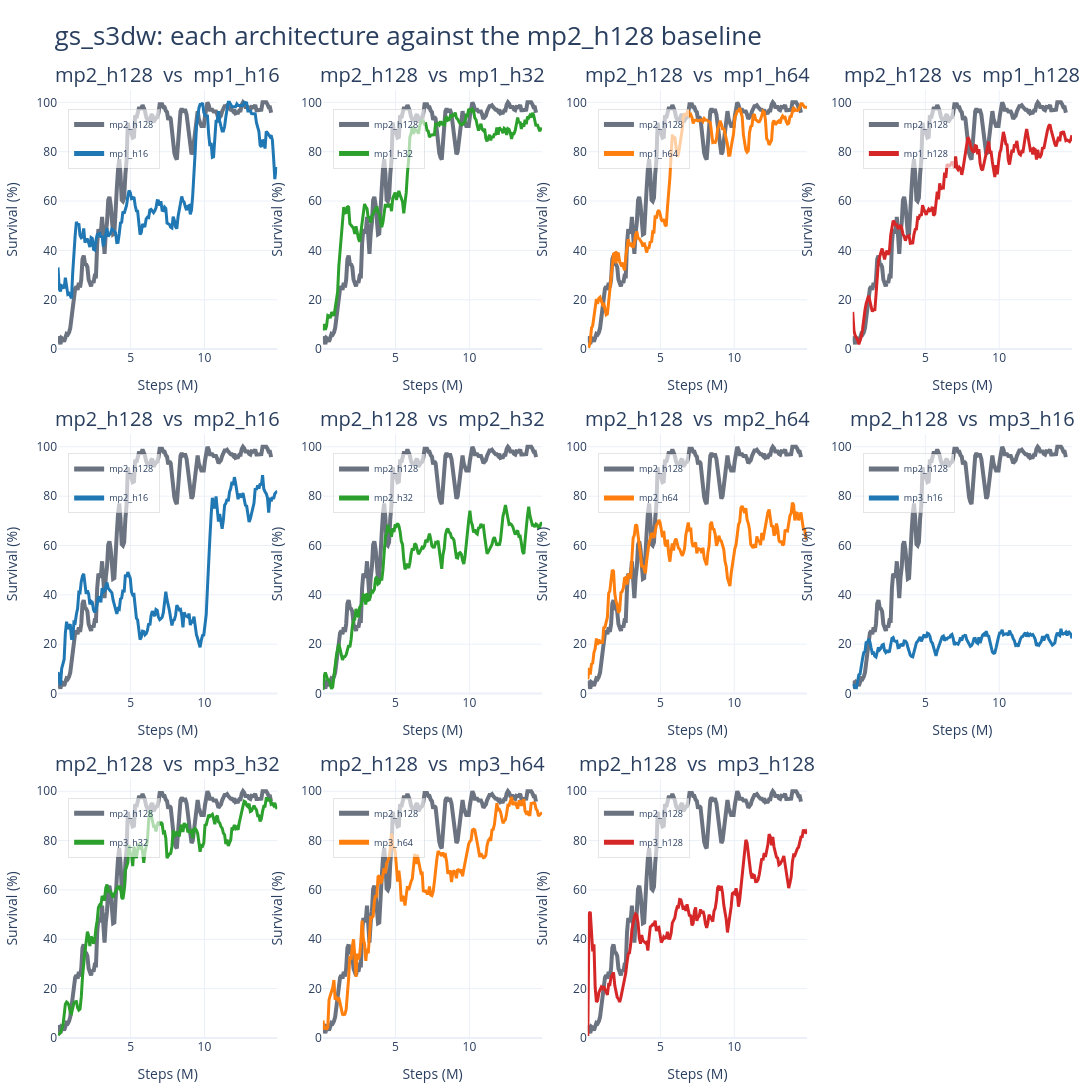

Notebook cell for this chart:
### Markdown cell above
### One panel per architecture, each against the baseline

`S3DW_SUBPLOTS` is a plain dict, so panels can be removed, reordered, or added
by hand. Each entry accepts the usual selectors -- `prefix`, `name`, `runs`,
`contains`, `regex`, `run_dir` -- plus `label`, `color`, and `width`.

### Code cell
def s3dw_run_prefix(architecture):
    """Prefix shared by every seed of one architecture."""
    return f"{S3DW_RUN_PREFIX}_{architecture}_s"


S3DW_BASELINE_SPEC = {
    "prefix": s3dw_run_prefix(BASELINE_LABEL),
    "label": BASELINE_LABEL,
    "color": "#6b7280",
    "width": 4,
}

S3DW_SUBPLOTS = {}
for architecture in ARCHITECTURE_ORDER:
    if architecture == BASELINE_LABEL:
        continue
    S3DW_SUBPLOTS[f"{BASELINE_LABEL}  vs  {architecture}"] = [
        S3DW_BASELINE_SPEC,
        {
            "prefix": s3dw_run_prefix(architecture),
            "label": architecture,
            "color": architecture_colors.get(architecture, "#d62728"),
        },
    ]

print(f"{len(S3DW_SUBPLOTS)} panels requested")

S3DW_MEAN_GROUPS = {
    title: wm.resolve_named_plot_specs(run_specs, history=history_df)
    for title, run_specs in S3DW_SUBPLOTS.items()
}
# A panel with fewer than two resolved specs would show the baseline alone,
# which reads as a real comparison but is not one.
dropped = [title for title, specs in S3DW_MEAN_GROUPS.items() if len(specs) < 2]
S3DW_MEAN_GROUPS = {
    title: specs for title, specs in S3DW_MEAN_GROUPS.items() if len(specs) >= 2
}
if dropped:
    print(f"Dropped {len(dropped)} panel(s) with missing runs:")
    for title in dropped:
        print("  ", title)
print(f"{len(S3DW_MEAN_GROUPS)} panels plotted")

s3dw_architecture_fig = wm.plot_run_mean_groups(
    S3DW_MEAN_GROUPS,
    split="test",
    smooth=SMOOTH_WINDOW,
    title=f"gs_s3dw: each architecture against the {BASELINE_LABEL} baseline",
    title_font_size=26,
    subplot_title_font_size=20,
    ncols=4,
    subplot_height=470,
    width=2400,
    y_range=[0, 105],
    show_members=SHOW_SEED_UNCERTAINTY,
    show_std=SHOW_SEED_UNCERTAINTY,
    save_name="gs_s3dw_architecture_vs_baseline_subplots",
    history=history_df,
    horizontal_spacing=0.045,
    vertical_spacing=0.09,
    margin={"l": 50, "r": 20, "t": 90, "b": 45},
)
# Explicit show(): the cell ends with print("done"), so a bare expression here
# would not be auto-displayed.
s3dw_architecture_fig.show()
print("done")

### Figure 1 — Plotly figure (JSON) as saved in the notebook; plotly's stock layout.template omitted (floating-point values rounded to 4 significant figures; data arrays with more than 128 entries replaced by an {"elided": "..."} marker saying what was removed)
{"data": [{"customdata": {"elided": "175 int values"}, "hovertemplate": "<b>mp2_h128</b><br>metric: test/charts/episodic_survival<br>runs at step: %{customdata}<br>step: %{x:.2f}M<br>mean of smoothed seeds: %{y:.3f}<extra></extra>", "legend": "legend", "legendgroup": "mean_subplot1:mp2_h128", "line": {"color": "#6b7280", "dash": "solid", "width": 4}, "mode": "lines", "name": "mp2_h128", "opacity": 1, "showlegend": true, "type": "scatter", "x": {"elided": "175 float values"}, "xaxis": "x", "y": {"elided": "175 float values"}, "yaxis": "y"}, {"customdata": {"elided": "180 int values"}, "hovertemplate": "<b>mp1_h16</b><br>metric: test/charts/episodic_survival<br>runs at step: %{customdata}<br>step: %{x:.2f}M<br>mean of smoothed seeds: %{y:.3f}<extra></extra>", "legend": "legend", "legendgroup": "mean_subplot1:mp1_h16", "line": {"color": "#1f77b4", "dash": "solid", "width": 3}, "mode": "lines", "name": "mp1_h16", "opacity": 1, "showlegend": true, "type": "scatter", "x": {"elided": "180 float values"}, "xaxis": "x", "y": {"elided": "180 float values"}, "yaxis": "y"}, {"customdata": {"elided": "175 int values"}, "hovertemplate": "<b>mp2_h128</b><br>metric: test/charts/episodic_survival<br>runs at step: %{customdata}<br>step: %{x:.2f}M<br>mean of smoothed seeds: %{y:.3f}<extra></extra>", "legend": "legend2", "legendgroup": "mean_subplot2:mp2_h128", "line": {"color": "#6b7280", "dash": "solid", "width": 4}, "mode": "lines", "name": "mp2_h128", "opacity": 1, "showlegend": true, "type": "scatter", "x": {"elided": "175 float values"}, "xaxis": "x2", "y": {"elided": "175 float values"}, "yaxis": "y2"}, {"customdata": {"elided": "180 int values"}, "hovertemplate": "<b>mp1_h32</b><br>metric: test/charts/episodic_survival<br>runs at step: %{customdata}<br>step: %{x:.2f}M<br>mean of smoothed seeds: %{y:.3f}<extra></extra>", "legend": "legend2", "legendgroup": "mean_subplot2:mp1_h32", "line": {"color": "#2ca02c", "dash": "solid", "width": 3}, "mode": "lines", "name": "mp1_h32", "opacity": 1, "showlegend": true, "type": "scatter", "x": {"elided": "180 float values"}, "xaxis": "x2", "y": {"elided": "180 float values"}, "yaxis": "y2"}, {"customdata": {"elided": "175 int values"}, "hovertemplate": "<b>mp2_h128</b><br>metric: test/charts/episodic_survival<br>runs at step: %{customdata}<br>step: %{x:.2f}M<br>mean of smoothed seeds: %{y:.3f}<extra></extra>", "legend": "legend3", "legendgroup": "mean_subplot3:mp2_h128", "line": {"color": "#6b7280", "dash": "solid", "width": 4}, "mode": "lines", "name": "mp2_h128", "opacity": 1, "showlegend": true, "type": "scatter", "x": {"elided": "175 float values"}, "xaxis": "x3", "y": {"elided": "175 float values"}, "yaxis": "y3"}, {"customdata": {"elided": "180 int values"}, "hovertemplate": "<b>mp1_h64</b><br>metric: test/charts/episodic_survival<br>runs at step: %{customdata}<br>step: %{x:.2f}M<br>mean of smoothed seeds: %{y:.3f}<extra></extra>", "legend": "legend3", "legendgroup": "mean_subplot3:mp1_h64", "line": {"color": "#ff7f0e", "dash": "solid", "width": 3}, "mode": "lines", "name": "mp1_h64", "opacity": 1, "showlegend": true, "type": "scatter", "x": {"elided": "180 float values"}, "xaxis": "x3", "y": {"elided": "180 float values"}, "yaxis": "y3"}, {"customdata": {"elided": "175 int values"}, "hovertemplate": "<b>mp2_h128</b><br>metric: test/charts/episodic_survival<br>runs at step: %{customdata}<br>step: %{x:.2f}M<br>mean of smoothed seeds: %{y:.3f}<extra></extra>", "legend": "legend4", "legendgroup": "mean_subplot4:mp2_h128", "line": {"color": "#6b7280", "dash": "solid", "width": 4}, "mode": "lines", "name": "mp2_h128", "opacity": 1, "showlegend": true, "type": "scatter", "x": {"elided": "175 float values"}, "xaxis": "x4", "y": {"elided": "175 float values"}, "yaxis": "y4"}, {"customdata": {"elided": "180 int values"}, "hovertemplate": "<b>mp1_h128</b><br>metric: test/charts/episodic_survival<br>runs at step: %{customdata}<br>step: %{x:.2f}M<br>mean of smoothed seeds: %{y:.3f}<extra></extra>", "legend": "legend4", "legendgroup": "mean_subplot4:mp1_h128", "line": {"color": "#d62728", "dash": "solid", "width": 3}, "mode": "lines", "name": "mp1_h128", "opacity": 1, "showlegend": true, "type": "scatter", "x": {"elided": "180 float values"}, "xaxis": "x4", "y": {"elided": "180 float values"}, "yaxis": "y4"}, {"customdata": {"elided": "175 int values"}, "hovertemplate": "<b>mp2_h128</b><br>metric: test/charts/episodic_survival<br>runs at step: %{customdata}<br>step: %{x:.2f}M<br>mean of smoothed seeds: %{y:.3f}<extra></extra>", "legend": "legend5", "legendgroup": "mean_subplot5:mp2_h128", "line": {"color": "#6b7280", "dash": "solid", "width": 4}, "mode": "lines", "name": "mp2_h128", "opacity": 1, "showlegend": true, "type": "scatter", "x": {"elided": "175 float values"}, "xaxis": "x5", "y": {"elided": "175 float values"}, "yaxis": "y5"}, {"customdata": {"elided": "180 int values"}, "hovertemplate": "<b>mp2_h16</b><br>metric: test/charts/episodic_survival<br>runs at step: %{customdata}<br>step: %{x:.2f}M<br>mean of smoothed seeds: %{y:.3f}<extra></extra>", "legend": "legend5", "legendgroup": "mean_subplot5:mp2_h16", "line": {"color": "#1f77b4", "dash": "solid", "width": 3}, "mode": "lines", "name": "mp2_h16", "opacity": 1, "showlegend": true, "type": "scatter", "x": {"elided": "180 float values"}, "xaxis": "x5", "y": {"elided": "180 float values"}, "yaxis": "y5"}, {"customdata": {"elided": "175 int values"}, "hovertemplate": "<b>mp2_h128</b><br>metric: test/charts/episodic_survival<br>runs at step: %{customdata}<br>step: %{x:.2f}M<br>mean of smoothed seeds: %{y:.3f}<extra></extra>", "legend": "legend6", "legendgroup": "mean_subplot6:mp2_h128", "line": {"color": "#6b7280", "dash": "solid", "width": 4}, "mode": "lines", "name": "mp2_h128", "opacity": 1, "showlegend": true, "type": "scatter", "x": {"elided": "175 float values"}, "xaxis": "x6", "y": {"elided": "175 float values"}, "yaxis": "y6"}, {"customdata": {"elided": "180 int values"}, "hovertemplate": "<b>mp2_h32</b><br>metric: test/charts/episodic_survival<br>runs at step: %{customdata}<br>step: %{x:.2f}M<br>mean of smoothed seeds: %{y:.3f}<extra></extra>", "legend": "legend6", "legendgroup": "mean_subplot6:mp2_h32", "line": {"color": "#2ca02c", "dash": "solid", "width": 3}, "mode": "lines", "name": "mp2_h32", "opacity": 1, "showlegend": true, "type": "scatter", "x": {"elided": "180 float values"}, "xaxis": "x6", "y": {"elided": "180 float values"}, "yaxis": "y6"}, {"customdata": {"elided": "175 int values"}, "hovertemplate": "<b>mp2_h128</b><br>metric: test/charts/episodic_survival<br>runs at step: %{customdata}<br>step: %{x:.2f}M<br>mean of smoothed seeds: %{y:.3f}<extra></extra>", "legend": "legend7", "legendgroup": "mean_subplot7:mp2_h128", "line": {"color": "#6b7280", "dash": "solid", "width": 4}, "mode": "lines", "name": "mp2_h128", "opacity": 1, "showlegend": true, "type": "scatter", "x": {"elided": "175 float values"}, "xaxis": "x7", "y": {"elided": "175 float values"}, "yaxis": "y7"}, {"customdata": {"elided": "180 int values"}, "hovertemplate": "<b>mp2_h64</b><br>metric: test/charts/episodic_survival<br>runs at step: %{customdata}<br>step: %{x:.2f}M<br>mean of smoothed seeds: %{y:.3f}<extra></extra>", "legend": "legend7", "legendgroup": "mean_subplot7:mp2_h64", "line": {"color": "#ff7f0e", "dash": "solid", "width": 3}, "mode": "lines", "name": "mp2_h64", "opacity": 1, "showlegend": true, "type": "scatter", "x": {"elided": "180 float values"}, "xaxis": "x7", "y": {"elided": "180 float values"}, "yaxis": "y7"}, {"customdata": {"elided": "175 int values"}, "hovertemplate": "<b>mp2_h128</b><br>metric: test/charts/episodic_survival<br>runs at step: %{customdata}<br>step: %{x:.2f}M<br>mean of smoothed seeds: %{y:.3f}<extra></extra>", "legend": "legend8", "legendgroup": "mean_subplot8:mp2_h128", "line": {"color": "#6b7280", "dash": "solid", "width": 4}, "mode": "lines", "name": "mp2_h128", "opacity": 1, "showlegend": true, "type": "scatter", "x": {"elided": "175 float values"}, "xaxis": "x8", "y": {"elided": "175 float values"}, "yaxis": "y8"}, {"customdata": {"elided": "180 int values"}, "hovertemplate": "<b>mp3_h16</b><br>metric: test/charts/episodic_survival<br>runs at step: %{customdata}<br>step: %{x:.2f}M<br>mean of smoothed seeds: %{y:.3f}<extra></extra>", "legend": "legend8", "legendgroup": "mean_subplot8:mp3_h16", "line": {"color": "#1f77b4", "dash": "solid", "width": 3}, "mode": "lines", "name": "mp3_h16", "opacity": 1, "showlegend": true, "type": "scatter", "x": {"elided": "180 float values"}, "xaxis": "x8", "y": {"elided": "180 float values"}, "yaxis": "y8"}, {"customdata": {"elided": "175 int values"}, "hovertemplate": "<b>mp2_h128</b><br>metric: test/charts/episodic_survival<br>runs at step: %{customdata}<br>step: %{x:.2f}M<br>mean of smoothed seeds: %{y:.3f}<extra></extra>", "legend": "legend9", "legendgroup": "mean_subplot9:mp2_h128", "line": {"color": "#6b7280", "dash": "solid", "width": 4}, "mode": "lines", "name": "mp2_h128", "opacity": 1, "showlegend": true, "type": "scatter", "x": {"elided": "175 float values"}, "xaxis": "x9", "y": {"elided": "175 float values"}, "yaxis": "y9"}, {"customdata": {"elided": "180 int values"}, "hovertemplate": "<b>mp3_h32</b><br>metric: test/charts/episodic_survival<br>runs at step: %{customdata}<br>step: %{x:.2f}M<br>mean of smoothed seeds: %{y:.3f}<extra></extra>", "legend": "legend9", "legendgroup": "mean_subplot9:mp3_h32", "line": {"color": "#2ca02c", "dash": "solid", "width": 3}, "mode": "lines", "name": "mp3_h32", "opacity": 1, "showlegend": true, "type": "scatter", "x": {"elided": "180 float values"}, "xaxis": "x9", "y": {"elided": "180 float values"}, "yaxis": "y9"}, {"customdata": {"elided": "175 int values"}, "hovertemplate": "<b>mp2_h128</b><br>metric: test/charts/episodic_survival<br>runs at step: %{customdata}<br>step: %{x:.2f}M<br>mean of smoothed seeds: %{y:.3f}<extra></extra>", "legend": "legend10", "legendgroup": "mean_subplot10:mp2_h128", "line": {"color": "#6b7280", "dash": "solid", "width": 4}, "mode": "lines", "name": "mp2_h128", "opacity": 1, "showlegend": true, "type": "scatter", "x": {"elided": "175 float values"}, "xaxis": "x10", "y": {"elided": "175 float values"}, "yaxis": "y10"}, {"customdata": {"elided": "180 int values"}, "hovertemplate": "<b>mp3_h64</b><br>metric: test/charts/episodic_survival<br>runs at step: %{customdata}<br>step: %{x:.2f}M<br>mean of smoothed seeds: %{y:.3f}<extra></extra>", "legend": "legend10", "legendgroup": "mean_subplot10:mp3_h64", "line": {"color": "#ff7f0e", "dash": "solid", "width": 3}, "mode": "lines", "name": "mp3_h64", "opacity": 1, "showlegend": true, "type": "scatter", "x": {"elided": "180 float values"}, "xaxis": "x10", "y": {"elided": "180 float values"}, "yaxis": "y10"}, {"customdata": {"elided": "175 int values"}, "hovertemplate": "<b>mp2_h128</b><br>metric: test/charts/episodic_survival<br>runs at step: %{customdata}<br>step: %{x:.2f}M<br>mean of smoothed seeds: %{y:.3f}<extra></extra>", "legend": "legend11", "legendgroup": "mean_subplot11:mp2_h128", "line": {"color": "#6b7280", "dash": "solid", "width": 4}, "mode": "lines", "name": "mp2_h128", "opacity": 1, "showlegend": true, "type": "scatter", "x": {"elided": "175 float values"}, "xaxis": "x11", "y": {"elided": "175 float values"}, "yaxis": "y11"}, {"customdata": {"elided": "180 int values"}, "hovertemplate": "<b>mp3_h128</b><br>metric: test/charts/episodic_survival<br>runs at step: %{customdata}<br>step: %{x:.2f}M<br>mean of smoothed seeds: %{y:.3f}<extra></extra>", "legend": "legend11", "legendgroup": "mean_subplot11:mp3_h128", "line": {"color": "#d62728", "dash": "solid", "width": 3}, "mode": "lines", "name": "mp3_h128", "opacity": 1, "showlegend": true, "type": "scatter", "x": {"elided": "180 float values"}, "xaxis": "x11", "y": {"elided": "180 float values"}, "yaxis": "y11"}], "layout": {"annotations": [{"font": {"size": 20}, "showarrow": false, "text": "mp2_h128  vs  mp1_h16", "x": 0.1081, "xanchor": "center", "xref": "paper", "y": 1, "yanchor": "bottom", "yref": "paper"}, {"font": {"size": 20}, "showarrow": false, "text": "mp2_h128  vs  mp1_h32", "x": 0.3694, "xanchor": "center", "xref": "paper", "y": 1, "yanchor": "bottom", "yref": "paper"}, {"font": {"size": 20}, "showarrow": false, "text": "mp2_h128  vs  mp1_h64", "x": 0.6306, "xanchor": "center", "xref": "paper", "y": 1, "yanchor": "bottom", "yref": "paper"}, {"font": {"size": 20}, "showarrow": false, "text": "mp2_h128  vs  mp1_h128", "x": 0.8919, "xanchor": "center", "xref": "paper", "y": 1, "yanchor": "bottom", "yref": "paper"}, {"font": {"size": 20}, "showarrow": false, "text": "mp2_h128  vs  mp2_h16", "x": 0.1081, "xanchor": "center", "xref": "paper", "y": 0.6367, "yanchor": "bottom", "yref": "paper"}, {"font": {"size": 20}, "showarrow": false, "text": "mp2_h128  vs  mp2_h32", "x": 0.3694, "xanchor": "center", "xref": "paper", "y": 0.6367, "yanchor": "bottom", "yref": "paper"}, {"font": {"size": 20}, "showarrow": false, "text": "mp2_h128  vs  mp2_h64", "x": 0.6306, "xanchor": "center", "xref": "paper", "y": 0.6367, "yanchor": "bottom", "yref": "paper"}, {"font": {"size": 20}, "showarrow": false, "text": "mp2_h128  vs  mp3_h16", "x": 0.8919, "xanchor": "center", "xref": "paper", "y": 0.6367, "yanchor": "bottom", "yref": "paper"}, {"font": {"size": 20}, "showarrow": false, "text": "mp2_h128  vs  mp3_h32", "x": 0.1081, "xanchor": "center", "xref": "paper", "y": 0.2733, "yanchor": "bottom", "yref": "paper"}, {"font": {"size": 20}, "showarrow": false, "text": "mp2_h128  vs  mp3_h64", "x": 0.3694, "xanchor": "center", "xref": "paper", "y": 0.2733, "yanchor": "bottom", "yref": "paper"}, {"font": {"size": 20}, "showarrow": false, "text": "mp2_h128  vs  mp3_h128", "x": 0.6306, "xanchor": "center", "xref": "paper", "y": 0.2733, "yanchor": "bottom", "yref": "paper"}], "height": 1410, "hovermode": "x unified", "legend": {"bgcolor": "rgba(255,255,255,0.62)", "bordercolor": "rgba(0,0,0,0.10)", "borderwidth": 1, "font": {"size": 9}, "itemsizing": "constant", "orientation": "v", "x": 0.01, "xanchor": "left", "y": 0.98, "yanchor": "top"}, "legend10": {"bgcolor": "rgba(255,255,255,0.62)", "bordercolor": "rgba(0,0,0,0.10)", "borderwidth": 1, "font": {"size": 9}, "itemsizing": "constant", "orientation": "v", "x": 0.2712, "xanchor": "left", "y": 0.2533, "yanchor": "top"}, "legend11": {"bgcolor": "rgba(255,255,255,0.62)", "bordercolor": "rgba(0,0,0,0.10)", "borderwidth": 1, "font": {"size": 9}, "itemsizing": "constant", "orientation": "v", "x": 0.5325, "xanchor": "left", "y": 0.2533, "yanchor": "top"}, "legend2": {"bgcolor": "rgba(255,255,255,0.62)", "bordercolor": "rgba(0,0,0,0.10)", "borderwidth": 1, "font": {"size": 9}, "itemsizing": "constant", "orientation": "v", "x": 0.2712, "xanchor": "left", "y": 0.98, "yanchor": "top"}, "legend3": {"bgcolor": "rgba(255,255,255,0.62)", "bordercolor": "rgba(0,0,0,0.10)", "borderwidth": 1, "font": {"size": 9}, "itemsizing": "constant", "orientation": "v", "x": 0.5325, "xanchor": "left", "y": 0.98, "yanchor": "top"}, "legend4": {"bgcolor": "rgba(255,255,255,0.62)", "bordercolor": "rgba(0,0,0,0.10)", "borderwidth": 1, "font": {"size": 9}, "itemsizing": "constant", "orientation": "v", "x": 0.7937, "xanchor": "left", "y": 0.98, "yanchor": "top"}, "legend5": {"bgcolor": "rgba(255,255,255,0.62)", "bordercolor": "rgba(0,0,0,0.10)", "borderwidth": 1, "font": {"size": 9}, "itemsizing": "constant", "orientation": "v", "x": 0.01, "xanchor": "left", "y": 0.6167, "yanchor": "top"}, "legend6": {"bgcolor": "rgba(255,255,255,0.62)", "bordercolor": "rgba(0,0,0,0.10)", "borderwidth": 1, "font": {"size": 9}, "itemsizing": "constant", "orientation": "v", "x": 0.2712, "xanchor": "left", "y": 0.6167, "yanchor": "top"}, "legend7": {"bgcolor": "rgba(255,255,255,0.62)", "bordercolor": "rgba(0,0,0,0.10)", "borderwidth": 1, "font": {"size": 9}, "itemsizing": "constant", "orientation": "v", "x": 0.5325, "xanchor": "left", "y": 0.6167, "yanchor": "top"}, "legend8": {"bgcolor": "rgba(255,255,255,0.62)", "bordercolor": "rgba(0,0,0,0.10)", "borderwidth": 1, "font": {"size": 9}, "itemsizing": "constant", "orientation": "v", "x": 0.7937, "xanchor": "left", "y": 0.6167, "yanchor": "top"}, "legend9": {"bgcolor": "rgba(255,255,255,0.62)", "bordercolor": "rgba(0,0,0,0.10)", "borderwidth": 1, "font": {"size": 9}, "itemsizing": "constant", "orientation": "v", "x": 0.01, "xanchor": "left", "y": 0.2533, "yanchor": "top"}, "margin": {"b": 45, "l": 50, "r": 20, "t": 90}, "showlegend": true, "title": {"font": {"size": 26}, "text": "gs_s3dw: each architecture against the mp2_h128 baseline"}, "width": 2400, "xaxis": {"anchor": "y", "domain": [0, 0.2162], "title": {"text": "Steps (M)"}}, "xaxis10": {"anchor": "y10", "domain": [0.2612, 0.4775], "title": {"text": "Steps (M)"}}, "xaxis11": {"anchor": "y11", "domain": [0.5225, 0.7388], "title": {"text": "Steps (M)"}}, "xaxis12": {"anchor": "y12", "domain": [0.7837, 1]}, "xaxis2": {"anchor": "y2", "domain": [0.2612, 0.4775], "title": {"text": "Steps (M)"}}, "xaxis3": {"anchor": "y3", "domain": [0.5225, 0.7388], "title": {"text": "Steps (M)"}}, "xaxis4": {"anchor": "y4", "domain": [0.7837, 1], "title": {"text": "Steps (M)"}}, "xaxis5": {"anchor": "y5", "domain": [0, 0.2162], "title": {"text": "Steps (M)"}}, "xaxis6": {"anchor": "y6", "domain": [0.2612, 0.4775], "title": {"text": "Steps (M)"}}, "xaxis7": {"anchor": "y7", "domain": [0.5225, 0.7388], "title": {"text": "Steps (M)"}}, "xaxis8": {"anchor": "y8", "domain": [0.7837, 1], "title": {"text": "Steps (M)"}}, "xaxis9": {"anchor": "y9", "domain": [0, 0.2162], "title": {"text": "Steps (M)"}}, "yaxis": {"anchor": "x", "domain": [0.7267, 1], "range": [0, 105], "title": {"text": "Survival (%)"}}, "yaxis10": {"anchor": "x10", "domain": [0, 0.2733], "range": [0, 105], "title": {"text": "Survival (%)"}}, "yaxis11": {"anchor": "x11", "domain": [0, 0.2733], "range": [0, 105], "title": {"text": "Survival (%)"}}, "yaxis12": {"anchor": "x12", "domain": [0, 0.2733]}, "yaxis2": {"anchor": "x2", "domain": [0.7267, 1], "range": [0, 105], "title": {"text": "Survival (%)"}}, "yaxis3": {"anchor": "x3", "domain": [0.7267, 1], "range": [0, 105], "title": {"text": "Survival (%)"}}, "yaxis4": {"anchor": "x4", "domain": [0.7267, 1], "range": [0, 105], "title": {"text": "Survival (%)"}}, "yaxis5": {"anchor": "x5", "domain": [0.3633, 0.6367], "range": [0, 105], "title": {"text": "Survival (%)"}}, "yaxis6": {"anchor": "x6", "domain": [0.3633, 0.6367], "range": [0, 105], "title": {"text": "Survival (%)"}}, "yaxis7": {"anchor": "x7", "domain": [0.3633, 0.6367], "range": [0, 105], "title": {"text": "Survival (%)"}}, "yaxis8": {"anchor": "x8", "domain": [0.3633, 0.6367], "range": [0, 105], "title": {"text": "Survival (%)"}}, "yaxis9": {"anchor": "x9", "domain": [0, 0.2733], "range": [0, 105], "title": {"text": "Survival (%)"}}}}
